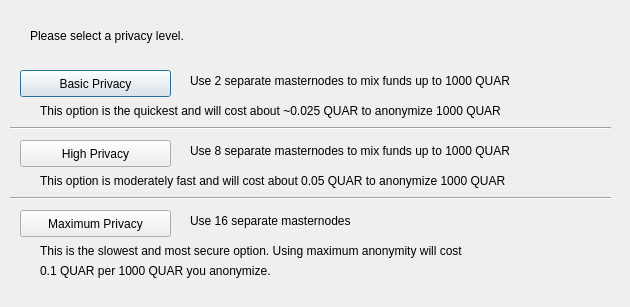
<?xml version="1.0" encoding="UTF-8"?>
<ui version="4.0">
 <class>DarksendConfig</class>
 <widget class="QDialog" name="DarksendConfig">
  <property name="geometry">
   <rect>
    <x>0</x>
    <y>0</y>
    <width>630</width>
    <height>307</height>
   </rect>
  </property>
  <property name="windowTitle">
   <string>Configure PrivateSend</string>
  </property>
  <widget class="QPushButton" name="buttonBasic">
   <property name="geometry">
    <rect>
     <x>20</x>
     <y>70</y>
     <width>151</width>
     <height>27</height>
    </rect>
   </property>
   <property name="text">
    <string>Basic Privacy</string>
   </property>
  </widget>
  <widget class="QPushButton" name="buttonHigh">
   <property name="geometry">
    <rect>
     <x>20</x>
     <y>140</y>
     <width>151</width>
     <height>27</height>
    </rect>
   </property>
   <property name="text">
    <string>High Privacy</string>
   </property>
  </widget>
  <widget class="QPushButton" name="buttonMax">
   <property name="geometry">
    <rect>
     <x>20</x>
     <y>210</y>
     <width>151</width>
     <height>27</height>
    </rect>
   </property>
   <property name="text">
    <string>Maximum Privacy</string>
   </property>
  </widget>
  <widget class="QLabel" name="label">
   <property name="geometry">
    <rect>
     <x>30</x>
     <y>20</y>
     <width>571</width>
     <height>31</height>
    </rect>
   </property>
   <property name="text">
    <string>Please select a privacy level.</string>
   </property>
  </widget>
  <widget class="QLabel" name="label_2">
   <property name="geometry">
    <rect>
     <x>190</x>
     <y>70</y>
     <width>421</width>
     <height>21</height>
    </rect>
   </property>
   <property name="text">
    <string>Use 2 separate masternodes to mix funds up to 1000 QUAR</string>
   </property>
  </widget>
  <widget class="QLabel" name="label_3">
   <property name="geometry">
    <rect>
     <x>190</x>
     <y>140</y>
     <width>411</width>
     <height>21</height>
    </rect>
   </property>
   <property name="text">
    <string>Use 8 separate masternodes to mix funds up to 1000 QUAR</string>
   </property>
  </widget>
  <widget class="QLabel" name="label_4">
   <property name="geometry">
    <rect>
     <x>190</x>
     <y>210</y>
     <width>421</width>
     <height>21</height>
    </rect>
   </property>
   <property name="text">
    <string>Use 16 separate masternodes</string>
   </property>
  </widget>
  <widget class="QLabel" name="label_6">
   <property name="geometry">
    <rect>
     <x>40</x>
     <y>100</y>
     <width>561</width>
     <height>21</height>
    </rect>
   </property>
   <property name="text">
    <string>This option is the quickest and will cost about ~0.025 QUAR to anonymize 1000 QUAR</string>
   </property>
  </widget>
  <widget class="QLabel" name="label_7">
   <property name="geometry">
    <rect>
     <x>40</x>
     <y>170</y>
     <width>561</width>
     <height>21</height>
    </rect>
   </property>
   <property name="text">
    <string>This option is moderately fast and will cost about 0.05 QUAR to anonymize 1000 QUAR</string>
   </property>
  </widget>
  <widget class="QLabel" name="label_8">
   <property name="geometry">
    <rect>
     <x>40</x>
     <y>240</y>
     <width>561</width>
     <height>21</height>
    </rect>
   </property>
   <property name="text">
    <string>This is the slowest and most secure option. Using maximum anonymity will cost</string>
   </property>
  </widget>
  <widget class="QLabel" name="label_9">
   <property name="geometry">
    <rect>
     <x>40</x>
     <y>260</y>
     <width>561</width>
     <height>21</height>
    </rect>
   </property>
   <property name="text">
    <string>0.1 QUAR per 1000 QUAR you anonymize.</string>
   </property>
  </widget>
  <widget class="Line" name="line">
   <property name="geometry">
    <rect>
     <x>10</x>
     <y>120</y>
     <width>601</width>
     <height>16</height>
    </rect>
   </property>
   <property name="orientation">
    <enum>Qt::Horizontal</enum>
   </property>
  </widget>
  <widget class="Line" name="line_2">
   <property name="geometry">
    <rect>
     <x>10</x>
     <y>190</y>
     <width>601</width>
     <height>16</height>
    </rect>
   </property>
   <property name="orientation">
    <enum>Qt::Horizontal</enum>
   </property>
  </widget>
 </widget>
 <resources/>
 <connections/>
</ui>
